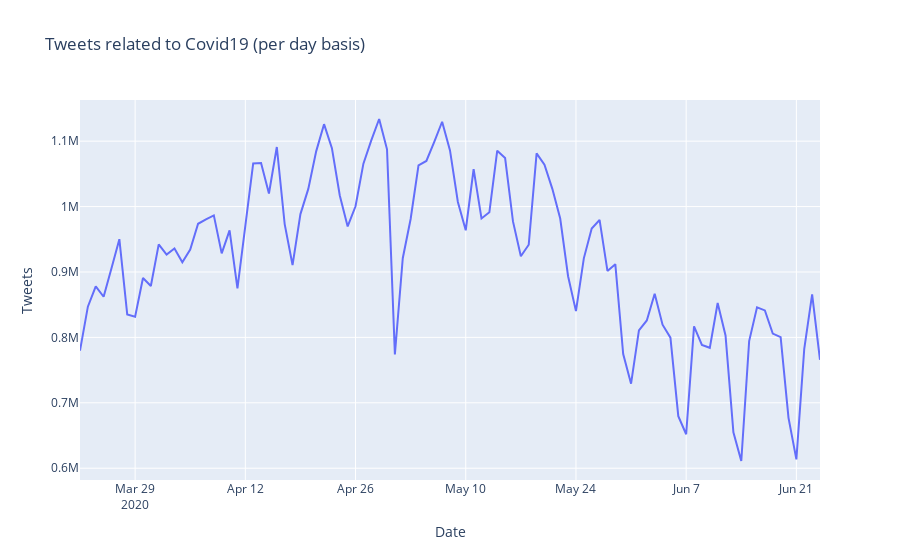

Notebook source saved alongside this figure:
### Code cell
fig = px.line(x='Date', y='Tweets', data_frame=tweets_frequency, title="Tweets related to Covid19 (per day basis)")
fig.show()
